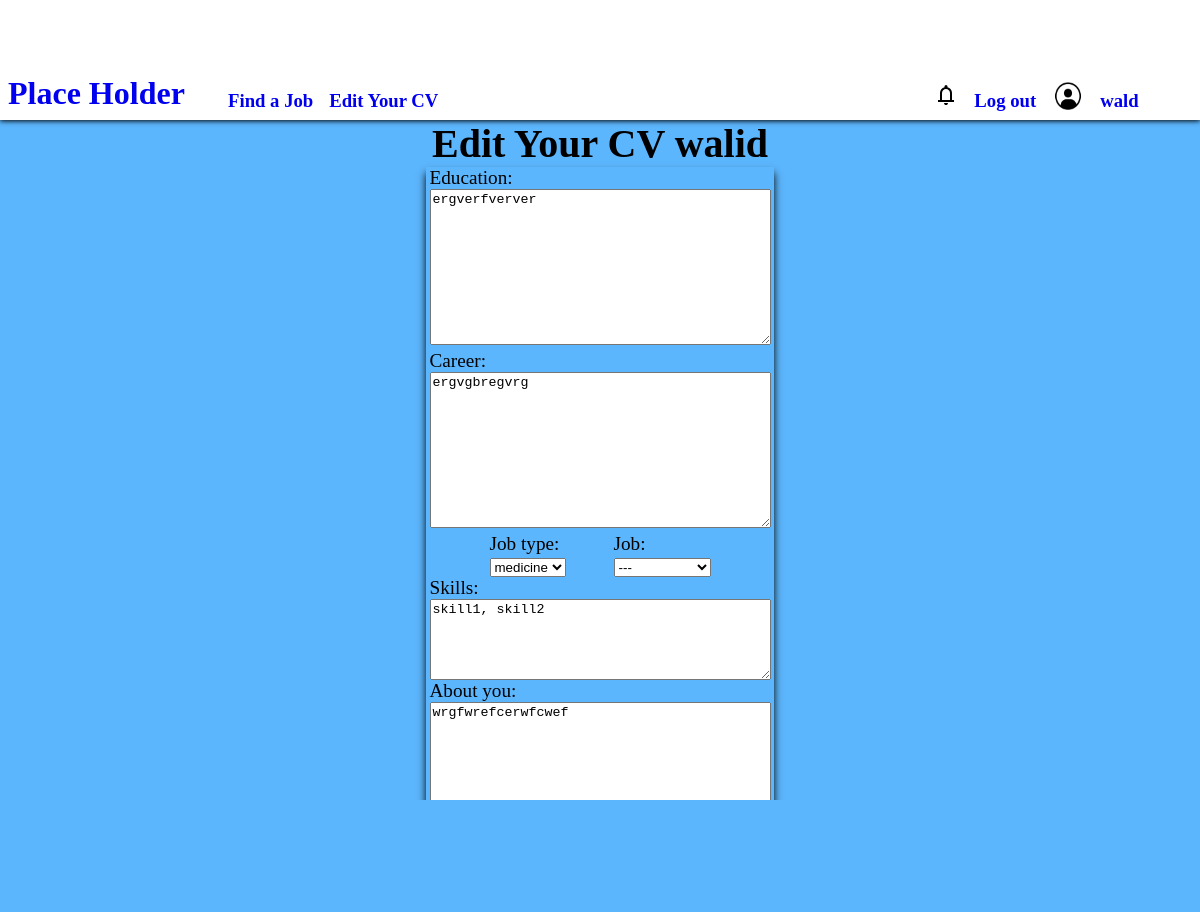
The page /edit/CV (signed in) on the database its author committed.
### employment/models.py (models this page shows)
class User(AbstractUser):
    profile_pic = models.ImageField(upload_to='', default='default.png')
    employee = models.BooleanField(default=False)
    employer = models.BooleanField(default=False)
    has_CV = models.BooleanField(default=False)
    has_job = models.BooleanField(default=False)
    CV_requests = models.ManyToManyField("self",)
    job_requests = models.ManyToManyField("self",)
    working = models.ManyToManyField("self", null=True, blank=True)

class CV(models.Model):
    person = models.ForeignKey(User,on_delete=models.CASCADE, related_name="my_CV")
    skills = models.CharField(max_length=100)
    description = models.CharField(max_length=1000)
    education = models.CharField(max_length=1000)
    career = models.CharField(max_length=1000)
    job = models.CharField(max_length=64, default="engineer")
    major = models.CharField(max_length=64, default="chemical engineering")
    is_active = models.BooleanField(default=True)

### employment/views.py (the view)
# urls.py: path("edit/CV", views.edit_CV, name="edit_CV"),
def edit_CV(request):
    cv = CV.objects.get(person=request.user)
    if request.method == "POST":
        education = request.POST["education"]
        career = request.POST["career"]
        skills = request.POST["skills"]
        about = request.POST["about"]
        job = request.POST["cat"]
        major = request.POST["s_cat"]
        cv.education = education
        cv.skills = skills
        cv.description = about
        cv.career = career
        cv.job = job
        cv.major = major
        cv.save()
        return HttpResponseRedirect(reverse("index"))
    else:
        cv = CV.objects.get(person=request.user)
        return render(request, "employment/create_CV.html",{
            "edu": cv.education,
            "skills": cv.skills,
            "description": cv.description,
            "career": cv.career,
            "cats":categories,
            "job": cv.job,
            "major": cv.major,
        })

### employment/templates/employment/create_CV.html (shortened to what this page needs)
{% extends "employment/layout.html" %}
{% block body %}
{% if edu %}
<h1 class="not_user">Edit Your CV {{user.first_name}}</h1>
{% else %}
<h1 class="not_user">Create Your CV {{user.first_name}}</h1>
{% endif %}
<div id="form_body">
    <div id="form">
        <form class="form" {% if edu %} action="{% url 'edit_CV' %}" {% else %} action="{% url 'create_CV' %}" {% endif %} enctype="multipart/form-data" method="post">
            <div class="form-group">
                <label id="edu" for="education">Education:</label>
                <textarea name="education" id="education" cols="40" rows="10">{{edu}}</textarea>
            </div>
            <div class="form-group">
                <label id="edu" for="career">Career:</label>
                <textarea name="career" id="career" cols="40" rows="10">{{career}}</textarea>
            </div>
            <div class="selects">
                <div id="sel_cat">
                    <label id="edu" for="cat">Job type:</label>
                    <select name="cat" id="cat">
                        {% if job %}
                        <option value="{{job}}">{{job}}</option>
                        {% else %}
                        <option value="">---</option>
                        {% endif %}
                    </select>
                </div>
                <div>
                    <label id="edu" for="s_cat">Job:</label>
                    <select name="s_cat" id="s_cat">
                        {% if major %}
                        <option value="{{major}}">{{major}}</option>
                        {% else %}
                        <option value="">---</option>
                        {% endif %}
                    </select>
                </div>
            </div>
            <div id="skills" class="form-group">
                <label id="edu" for="skills">Skills:</label>
                <textarea name="skills" id="skills" cols="40" rows="5" placeholder="Write the skills you have and seperate them by a comma">{{skills}}</textarea>
            </div>
            <div class="form-group">
                <label id="edu" for="about">About you:</label>
                <textarea name="about" id="career" cols="40" rows="10">{{description}}</textarea>
            </div>
            {% if edu %}
            <input class="btn btn-primary" type="submit" value="Edit CV">
            {% else %}
            <input class="btn btn-primary" type="submit" value="Create CV">
            {% endif %}
        </form>
    </div>
</div>
{% endblock body %}

### employment/templates/employment/layout.html (shortened to what this page needs)
{% load static %}
<!DOCTYPE html>
<html id="html" lang="en">
<head>
    <link href="{% static 'employment/styles.css' %}" rel="stylesheet">
</head>
<body>
    <div id="navbar">
        <h1 id="title"><a href="{% url "index" %}">Place Holder</a></h1>
        {% if user.employer %}
            {% if user.has_job %}
            <h3 class="nav_items"><a href="{% url 'filter_CV' %}">Find employees</a></h3>
            <h3 class="nav_items"><a href="{% url "edit_job" %}">Edit your Job</a></h3>
            {% else %}
            <h3 class="nav_items"><a href="{% url 'filter_CV' %}">Find employees</a></h3>
            <h3 class="nav_items"><a href="{% url "create_job" %}">Create a Job</a></h3>
            {% endif %}
        {% else %}
        <h3 class="nav_items"><a href="{% url "alljobs" %}">Find a Job</a></h3>
            {% if user.has_CV %}
            <h3 class="nav_items"><a href="{% url "edit_CV" %}">Edit Your CV</a></h3>
            {% else %}
            <h3 class="nav_items"><a href="{% url "create_CV" %}">Create Your CV</a></h3>
            {% endif %}
        {% endif %}
        <div id="log_in">
            {% if user.employer or user.employee %}
            {% if user.employer %}
                {% if user.job_requests.all %}
                <h3 id="svg" class="nav-items"><a href="{% url "notification" %}"><svg xmlns="http://www.w3.org/2000/svg" height="24" viewBox="0 -960 960 960" width="24"><path d="M80-560q0-100 44.5-183.5T244-882l47 64q-60 44-95.5 111T160-560H80Zm720 0q0-80-35.5-147T669-818l47-64q75 55 119.5 138.5T880-560h-80ZM160-200v-80h80v-280q0-83 50-147.5T420-792v-28q0-25 17.5-42.5T480-880q25 0 42.5 17.5T540-820v28q80 20 130 84.5T720-560v280h80v80H160Zm320-300Zm0 420q-33 0-56.5-23.5T400-160h160q0 33-23.5 56.5T480-80ZM320-280h320v-280q0-66-47-113t-113-47q-66 0-113 47t-47 113v280Z"/></svg></a></h3>
                {% else %}
                <h3 class="nav_items"><a href="{% url "notification" %}"><svg xmlns="http://www.w3.org/2000/svg" height="24" viewBox="0 -960 960 960" width="24"><path d="M160-200v-80h80v-280q0-83 50-147.5T420-792v-28q0-25 17.5-42.5T480-880q25 0 42.5 17.5T540-820v28q80 20 130 84.5T720-560v280h80v80H160Zm320-300Zm0 420q-33 0-56.5-23.5T400-160h160q0 33-23.5 56.5T480-80ZM320-280h320v-280q0-66-47-113t-113-47q-66 0-113 47t-47 113v280Z"/></svg></a></h3>
                {% endif %}
            {% else %}
                {% if user.CV_requests.all %}
                <h3 id="svg" class="nav-items"><a href="{% url "notification" %}"><svg xmlns="http://www.w3.org/2000/svg" height="24" viewBox="0 -960 960 960" width="24"><path d="M80-560q0-100 44.5-183.5T244-882l47 64q-60 44-95.5 111T160-560H80Zm720 0q0-80-35.5-147T669-818l47-64q75 55 119.5 138.5T880-560h-80ZM160-200v-80h80v-280q0-83 50-147.5T420-792v-28q0-25 17.5-42.5T480-880q25 0 42.5 17.5T540-820v28q80 20 130 84.5T720-560v280h80v80H160Zm320-300Zm0 420q-33 0-56.5-23.5T400-160h160q0 33-23.5 56.5T480-80ZM320-280h320v-280q0-66-47-113t-113-47q-66 0-113 47t-47 113v280Z"/></svg></a></h3>
                {% else %}
                <h3 class="nav_items"><a href="{% url "notification" %}"></a></h3>
                {% endif %}
            {% endif %}
            <h3 class="nav_items"><a href="{% url "logout" %}">Log out</a></h3>
            <h3 class="nav_items"><img id="profile_pic" src="{{user.profile_pic.url}}" alt="profile picture"></h3>
            <h3 class="nav_items"><a href="{% url "profile" user.username %}">{{user.username}}</a></h3>
            {% else %}
            <h3 class="nav_items"><a href="{% url 'login' %}">Log In</a></h3>
            <h3 class="nav_items"><a href="{% url 'register' %}">Register</a></h3>
            <h3 class="nav_items"><a href="{% url 'emp_register' %}">For Employers</a></h3>
            {% endif %}
        </div>
    </div>
    <div id="body">
        {% block body %}{% endblock body %}
    </div>
</body>
</html>

### employment/static/employment/styles.css (style rules this page uses)
body, html { margin: 0; padding: 0; border: 0; width: 100%; height:100%; background-color: #5cb6fd; font-family: Cambria, Cochin, Georgia, Times, 'Times New Roman', serif; overflow: auto; }
#navbar { box-shadow: 0 1px 5px black; width: 100vw; height: 15%; background-color: white; display: flex; }
#title { margin: 0; margin-left: 0.5rem; margin-right: 2rem; margin-bottom: 0.5rem; display: flex; flex-wrap: wrap; justify-content: flex-end; flex-direction: column; }
.nav_items { display: flex; align-items: flex-end; margin: 0; margin-bottom: 0.5rem; margin-left: 0.7rem; margin-right: 0.3rem; }
#log_in { display: flex; position:relative; left: 30rem; }
#profile_pic { width:2rem; height:2rem; }
a { text-decoration: none; }
.form { display: flex; flex-direction: column; align-items: center; }
#form_body { width: 100%; display: flex; flex-direction: column; align-items: center; min-height: 100%; }
#form { width: fit-content; background-color: #5cb6fd; height: 100%; padding-left: 0.2rem; padding-right: 0.2rem; box-shadow: 0px 6px 8px black; font-size:larger; }
#body { height: 85%; }
.not_user { display: flex; justify-content: center; margin: 0; font-size: 2.5rem; }
#edu { display:flex; }
#skills { position: relative; left: 0; display: flex; flex-direction: column; }
.selects { display:flex; }
#sel_cat { margin-right: 3rem; }

### rows shown on the page
User: profile_pic (placeholder picture), username "wald", first_name "walid"
CV: education "ergverfverver", career "ergvgbregvrg", cat "medicine", s_cat "---", skills "skill1, skill2", about "wrgfwrefcerwfcwef"
